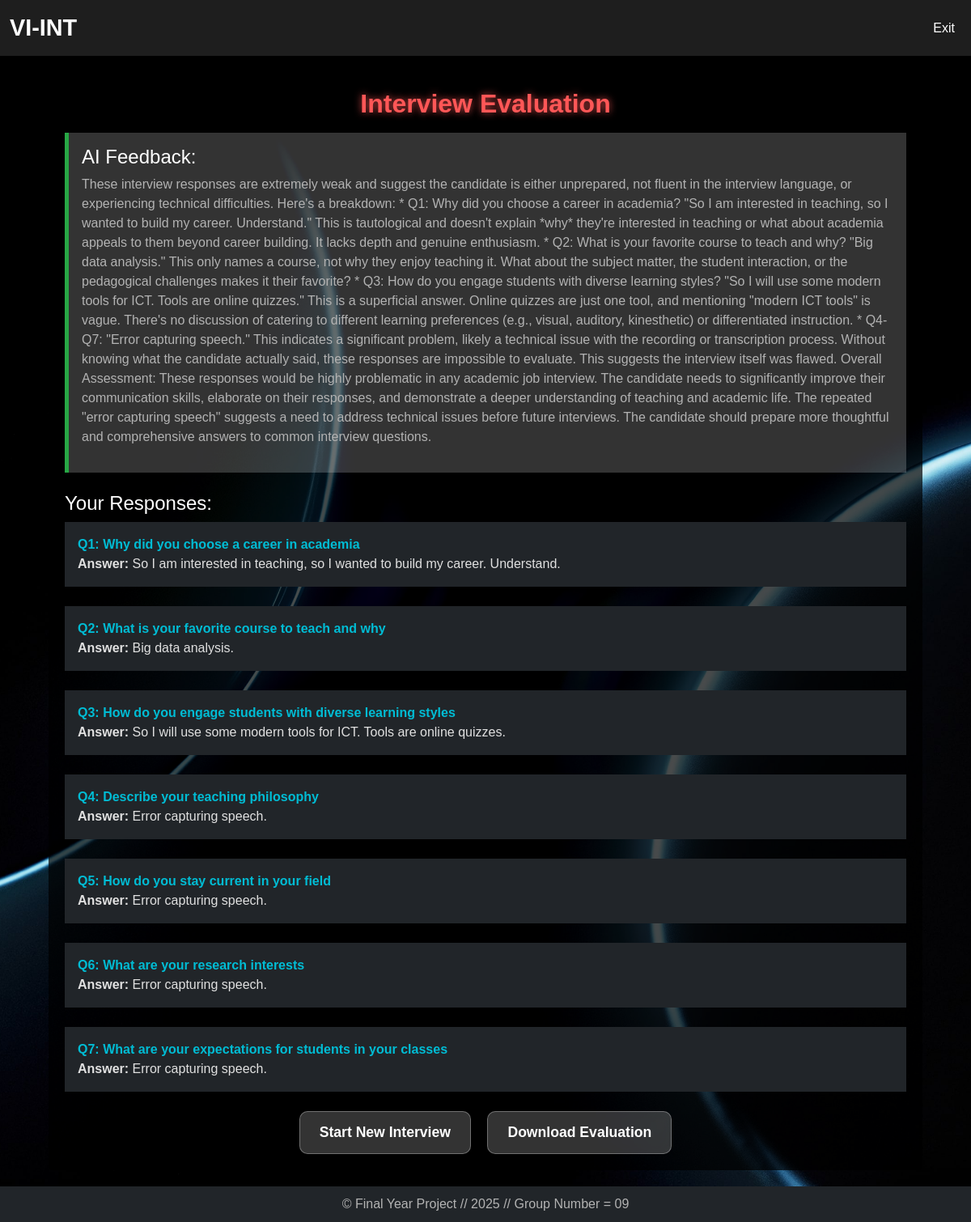
/interview/evaluate/63/ (signed in), run on the app's committed database.
### interview/models.py (models this page shows, shortened)
class InterviewSession(models.Model):
    user = models.ForeignKey(User, on_delete=models.CASCADE, related_name="interview_sessions")
    job_profile = models.CharField(max_length=255)
    difficulty = models.CharField(max_length=50, default="Easy")
    created_at = models.DateTimeField(auto_now_add=True)
    evaluated = models.BooleanField(default=False)
    evaluation_feedback = models.TextField(blank=True, null=True)

class InterviewResponse(models.Model):
    session = models.ForeignKey(InterviewSession, on_delete=models.CASCADE, related_name="responses")
    question_number = models.IntegerField()
    question_text = models.TextField()
    answer_text = models.TextField(blank=True, null=True)
    audio_response = models.FileField(upload_to="audio_responses/", blank=True, null=True)

### interview/views.py (the view, shortened to what this page needs)
# urls.py: path('evaluate/<int:session_id>/', evaluate_interview, name='evaluate_interview'),
@login_required
def evaluate_interview(request, session_id):
    session_obj = get_object_or_404(InterviewSession, pk=session_id)
    responses = session_obj.responses.order_by("question_number")
    context = {
        "feedback": session_obj.evaluation_feedback,
        "responses": responses,
    }
    return render(request, "evaluation.html", context)

### templates/evaluation.html (shortened to what this page needs)
{% extends "evaluation_base.html" %}
{% block content %}
    <h2 class="mb-3">Interview Evaluation</h2>
    <div class="feedback p-3">
        <h4 class="mb-2">AI Feedback:</h4>
        <p>{{ feedback }}</p>
    </div>
    <h4 class="mt-4">Your Responses:</h4>
    <ul class="list-unstyled">
        {% for response in responses %}
            <li class="mb-4 p-3 bg-dark text-white">
                <div class="question"><strong>Q{{ response.question_number }}:</strong> {{ response.question_text }}</div>
                <div class="answer"><strong>Answer:</strong> {{ response.answer_text }}</div>
            </li>
        {% endfor %}
    </ul>
{% endblock %}
{% block buttons %}
    <a href="{% url 'start_interview' %}" class="btn btn-primary me-3">Start New Interview</a>
    <button onclick="downloadEvaluation()" class="btn btn-success">Download Evaluation</button>
{% endblock %}

### templates/evaluation_base.html (shortened to what this page needs)
{% load static %}
<!DOCTYPE html>
<html lang="en">
<head>
    <link href="https://cdn.jsdelivr.net/npm/bootstrap@5.3.2/dist/css/bootstrap.min.css" rel="stylesheet">
    <link rel="stylesheet" href="{% static 'css/styles.css' %}">
</head>
<body>
    <nav class="navbar navbar-expand-lg navbar-dark bg-dark">
        <div class="container-fluid">
            <a class="navbar-brand" href="{% url 'home' %}">VI-INT</a>
            <div class="collapse navbar-collapse" id="navbarNav">
                <ul class="navbar-nav ms-auto">
                    <li class="nav-item"><a class="nav-link" href="{% url 'dashboard' %}">Exit</a></li>
                </ul>
            </div>
        </div>
    </nav>
    <main class="content-container">
        {% block content %}
        {% endblock %}
        <div class="button-container">
            {% block buttons %}
            {% endblock %}
        </div>
    </main>
    <footer class="footer bg-dark text-white">
        <p class="mb-0">&copy; Final Year Project // 2025 // Group Number = 09</p>
    </footer>
</body>
</html>

### static/css/styles.css (style rules this page uses)
body { background: url("../images/background.jpg") no-repeat center center fixed; background-size: cover; color: #ffffff; font-family: 'Poppins', sans-serif; margin: 0; display: flex; flex-direction: column; min-height: 50vh; }
.navbar { background-color: #1e1e1e !important; box-shadow: 0 4px 10px rgba(0, 0, 0, 0.4); position: relative; z-index: 10; }
.navbar-brand { font-size: 1.8rem; font-weight: bold; transition: color 0.3s ease-in-out; }
.navbar-nav .nav-link { color: #ffffff !important; transition: color 0.3s ease-in-out, transform 0.2s ease-in-out; }
.btn, .glass-btn { background: rgba(255, 255, 255, 0.2); backdrop-filter: blur(10px); color: white; text-decoration: none; padding: 12px 24px; border: 1px solid rgba(255, 255, 255, 0.3); border-radius: 10px; font-size: 1.1rem; font-weight: bold; transition: all 0.3s ease-in-out; }
h2 { color: #ff5757; text-shadow: 0 0 10px rgba(255, 87, 87, 0.8); font-weight: bold; text-align: center; }
p { color: #b3b3b3; }
footer { background-color: #1e1e1e; color: white; text-align: center; padding: 15px; margin-top: auto; animation: fadeInUp 1.5s ease-in-out; }
.question { color: #00bcd4; font-weight: bold; }
.answer { color: #e0e0e0; font-size: 16px; }

### data on the page
InterviewSession: evaluation_feedback "These interview responses are extremely weak and suggest the candidate is either unprepared, not fluent in the interview language, or experiencing technical difficulties. Here's a breakdown: * Q1: Why did you choose a career in academia? \"So I am interested in teaching, so I wanted to build my career. Understand.\" This is tautological and doesn't explain *why* they're interested in teaching or what about academia appeals to them beyond career building. It lacks depth and genuine enthusiasm. * Q2: What is your favorite course to teach and why? \"Big data analysis.\" This only names a course, not why they enjoy teaching it. What about the subject matter, the student interaction, or the…"
InterviewResponse: question_number "1", question_text "Why did you choose a career in academia", answer_text "So I am interested in teaching, so I wanted to build my career. Understand."
InterviewResponse: question_number "2", question_text "What is your favorite course to teach and why", answer_text "Big data analysis."
InterviewResponse: question_number "3", question_text "How do you engage students with diverse learning styles", answer_text "So I will use some modern tools for ICT. Tools are online quizzes."
InterviewResponse: question_number "4", question_text "Describe your teaching philosophy", answer_text "Error capturing speech."
InterviewResponse: question_number "5", question_text "How do you stay current in your field", answer_text "Error capturing speech."
InterviewResponse: question_number "6", question_text "What are your research interests", answer_text "Error capturing speech."
InterviewResponse: question_number "7", question_text "What are your expectations for students in your classes", answer_text "Error capturing speech."
